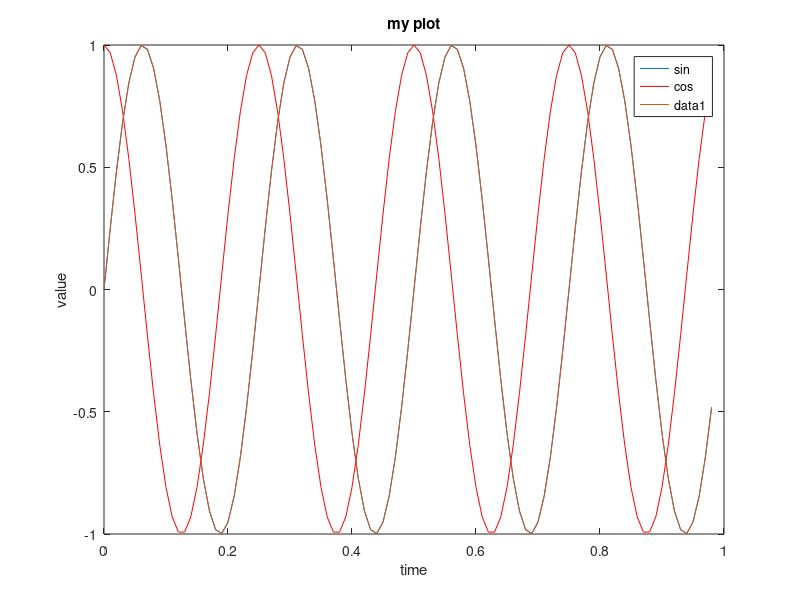
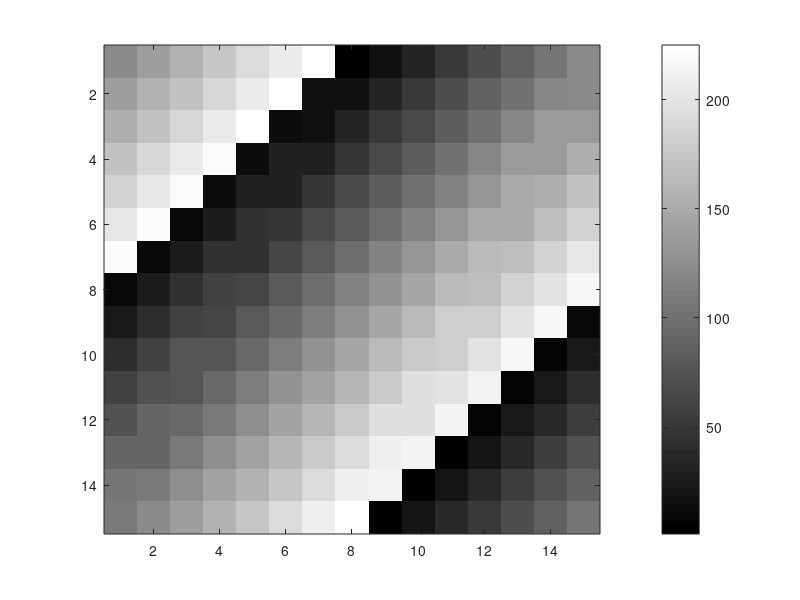

Source code (MATLAB) for these figures, in order:
% how to plot
t = [0:0.01:0.98];
y1 = sin(2*pi*4*t);
plot(t,y1);
hold on;

y2 = cos(2*pi*4*t);
plot(t,y2,'r');
xlabel('time')
ylabel('value')
legend('sin', 'cos')
title('my plot')

% print png
% print -dpng 'myPlot.png'

fprintf('Program paused. Press enter to continue.\n');
pause;
close

% Assign a number
figure(1) ; plot(t,y1);
figure(2) ; plot(t,y2);
fprintf('Program paused. Press enter to continue.\n');
pause;
close
close

% subplot
subplot(1,2,1);
plot(t,y1);
subplot(1,2,2);
plot(t,y2);
% change axis range
axis([0.5 1 -1 1])
fprintf('Program paused. Press enter to continue.\n');
pause;
close

% colormap
clf;
A = magic(5)
imagesc(A), colorbar;
fprintf('Program paused. Press enter to continue.\n');
pause;
close
imagesc(magic(15)), colorbar, colormap gray;
fprintf('Program paused. Press enter to continue.\n');
pause;
close
